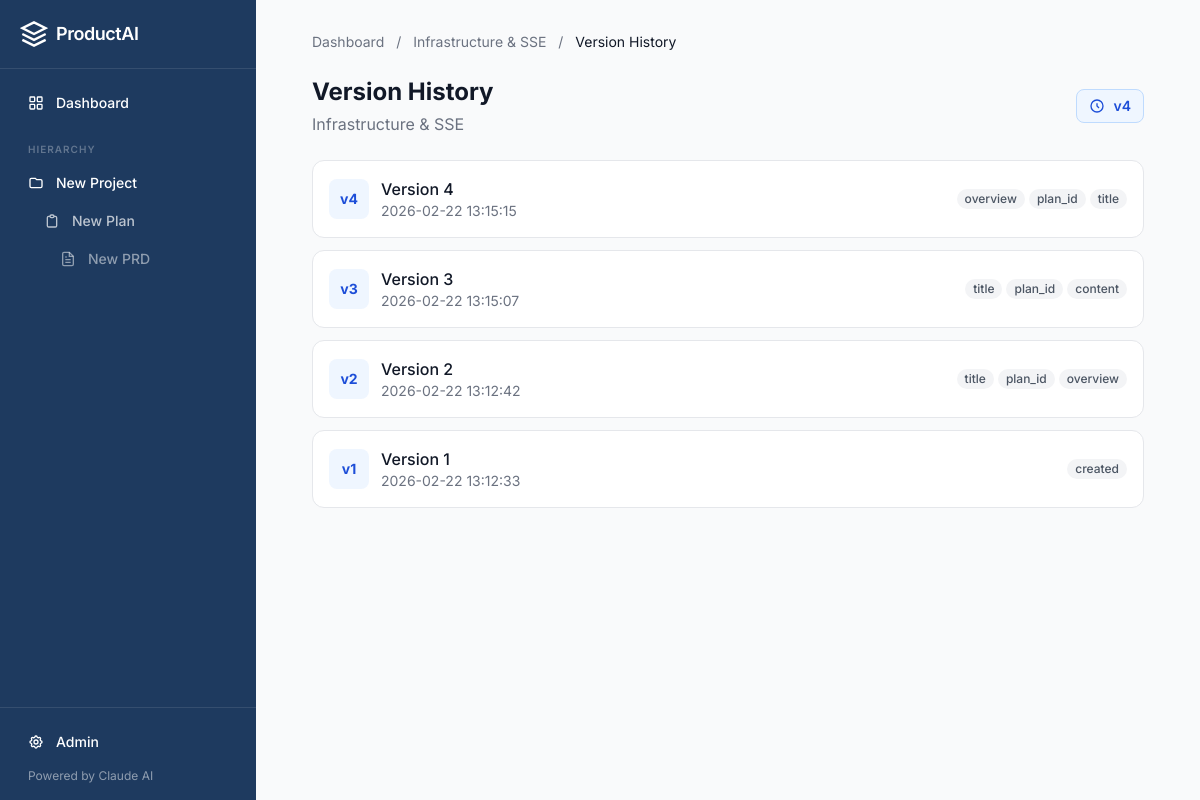
The page /prds/26/versions on the database its author committed.
### tables this page shows
CREATE TABLE prds (
    id INTEGER PRIMARY KEY AUTOINCREMENT,
    plan_id INTEGER,
    title TEXT NOT NULL,
    status TEXT DEFAULT 'draft' CHECK(status IN ('draft', 'review', 'approved', 'archived')),
    content TEXT DEFAULT '',
    overview TEXT DEFAULT '',
    problem_statement TEXT DEFAULT '',
    proposed_solution TEXT DEFAULT '',
    user_stories TEXT DEFAULT '[]',
    requirements_functional TEXT DEFAULT '[]',
    requirements_nonfunctional TEXT DEFAULT '[]',
    success_metrics TEXT DEFAULT '[]',
    timeline TEXT DEFAULT '',
    ai_conversation TEXT DEFAULT '[]',
    created_at TEXT DEFAULT (datetime('now')),
    updated_at TEXT DEFAULT (datetime('now')),
    FOREIGN KEY (plan_id) REFERENCES plans(id) ON DELETE SET NULL
);

CREATE TABLE "versions" (
    id INTEGER PRIMARY KEY AUTOINCREMENT,
    entity_type TEXT NOT NULL CHECK(entity_type IN ('plan', 'prd', 'setting', 'project')),
    entity_id INTEGER NOT NULL,
    version INTEGER NOT NULL,
    snapshot TEXT NOT NULL,
    changed_fields TEXT DEFAULT '',
    created_at TEXT DEFAULT (datetime('now'))
);

### productai/routes/pages.py (the view)
@router.get("/prds/{prd_id}/versions", response_class=HTMLResponse)
async def prd_versions_page(request: Request, prd_id: int):
    prd = await models.get_prd(prd_id)
    if not prd:
        return HTMLResponse("<h1>PRD not found</h1>", status_code=404)
    versions = await models.list_versions("prd", prd_id)
    current_version = await models.get_current_version_number("prd", prd_id)
    return templates.TemplateResponse(
        "pages/versions.html",
        {
            "request": request,
            "entity": prd,
            "entity_type": "prd",
            "versions": versions,
            "current_version": current_version,
        },
    )

### productai/templates/pages/versions.html (shortened to what this page needs)
{% extends "base.html" %}
{% block content %}
<div class="p-8 max-w-4xl mx-auto">
    <nav class="text-sm text-gray-500 mb-6">
        <a href="/" class="hover:text-brand-600">Dashboard</a>
        <span class="mx-2">/</span>
        <a href="/{{ entity_type }}s/{{ entity.id }}" class="hover:text-brand-600">{{ entity.title }}</a>
        <span class="mx-2">/</span>
        <span class="text-gray-900">Version History</span>
    </nav>
    <div class="flex items-center justify-between mb-6">
        <div>
            <h1 class="text-2xl font-bold">Version History</h1>
            <p class="text-gray-500 mt-1">{{ entity.title }}</p>
        </div>
        <span class="inline-flex items-center gap-2 px-3 py-1.5 bg-brand-50 text-brand-700 text-sm font-semibold rounded-lg border border-brand-200">
            <svg class="w-4 h-4" fill="none" stroke="currentColor" stroke-width="2" viewBox="0 0 24 24">
                <path d="M12 8v4l3 3m6-3a9 9 0 11-18 0 9 9 0 0118 0z"/>
            </svg>
            v{{ current_version }}
        </span>
    </div>
    {% if versions %}
    <div class="space-y-3">
        {% for v in versions %}
        <a href="/versions/{{ v.id }}" class="block bg-white rounded-xl border border-gray-200 p-4 hover:border-brand-300 hover:shadow-sm transition-all">
            <div class="flex items-center justify-between">
                <div class="flex items-center gap-3">
                    <span class="inline-flex items-center justify-center w-10 h-10 rounded-lg bg-brand-50 text-brand-700 font-bold text-sm">
                        v{{ v.version }}
                    </span>
                    <div>
                        <div class="font-medium text-gray-900">Version {{ v.version }}</div>
                        <div class="text-sm text-gray-500">{{ v.created_at }}</div>
                    </div>
                </div>
                {% if v.changed_fields %}
                <div class="flex flex-wrap gap-1">
                    {% for field in v.changed_fields.split(', ') %}
                    <span class="inline-flex px-2 py-0.5 text-xs font-medium rounded-full bg-gray-100 text-gray-600">{{ field }}</span>
                    {% endfor %}
                </div>
                {% endif %}
            </div>
        </a>
        {% endfor %}
    </div>
    {% else %}
    <div class="bg-white rounded-xl border border-dashed border-gray-300 p-8 text-center">
        <p class="text-gray-400 text-sm">No version history yet. Versions are created automatically when you save changes.</p>
    </div>
    {% endif %}
</div>
{% endblock %}

### productai/templates/base.html (shortened to what this page needs)
<!DOCTYPE html>
<html lang="en" class="h-full">
<head>
    <script src="https://cdn.tailwindcss.com"></script>
</head>
<body class="h-full bg-gray-50 font-sans text-gray-900">
    <div class="flex h-full">
        <nav class="w-64 bg-brand-900 text-white flex flex-col shrink-0">
            <div class="p-5 border-b border-white/10">
                <a href="/" class="flex items-center gap-2 text-lg font-semibold tracking-tight">
                    <svg class="w-7 h-7" viewBox="0 0 24 24" fill="none" stroke="currentColor" stroke-width="2">
                        <path d="M12 2L2 7l10 5 10-5-10-5zM2 17l10 5 10-5M2 12l10 5 10-5"/>
                    </svg>
                    ProductAI
                </a>
            </div>
            <div class="flex-1 p-4 space-y-0.5">
                <a href="/" class="flex items-center gap-3 px-3 py-2 rounded-lg hover:bg-white/10 transition-colors text-sm font-medium">
                    <svg class="w-4 h-4" fill="none" stroke="currentColor" stroke-width="2" viewBox="0 0 24 24">
                        <rect x="3" y="3" width="7" height="7" rx="1"/><rect x="14" y="3" width="7" height="7" rx="1"/>
                        <rect x="3" y="14" width="7" height="7" rx="1"/><rect x="14" y="14" width="7" height="7" rx="1"/>
                    </svg>
                    Dashboard
                </a>
                <div class="pt-3 pb-1 px-3">
                    <span class="text-[10px] font-semibold uppercase tracking-widest text-white/30">Hierarchy</span>
                </div>
                <a href="/projects/new" class="flex items-center gap-3 px-3 py-2 rounded-lg hover:bg-white/10 transition-colors text-sm font-medium">
                    <svg class="w-4 h-4" fill="none" stroke="currentColor" stroke-width="2" viewBox="0 0 24 24">
                        <path d="M3 7v10a2 2 0 002 2h14a2 2 0 002-2V9a2 2 0 00-2-2h-6l-2-2H5a2 2 0 00-2 2z"/>
                    </svg>
                    New Project
                </a>
                <a href="/plans/new" class="flex items-center gap-3 pl-7 pr-3 py-2 rounded-lg hover:bg-white/10 transition-colors text-sm font-medium text-white/70">
                    <svg class="w-4 h-4" fill="none" stroke="currentColor" stroke-width="2" viewBox="0 0 24 24">
                        <path d="M9 5H7a2 2 0 00-2 2v12a2 2 0 002 2h10a2 2 0 002-2V7a2 2 0 00-2-2h-2M9 5a2 2 0 002 2h2a2 2 0 002-2M9 5a2 2 0 012-2h2a2 2 0 012 2"/>
                    </svg>
                    New Plan
                </a>
                <a href="/prds/new" class="flex items-center gap-3 pl-11 pr-3 py-2 rounded-lg hover:bg-white/10 transition-colors text-sm font-medium text-white/50">
                    <svg class="w-4 h-4" fill="none" stroke="currentColor" stroke-width="2" viewBox="0 0 24 24">
                        <path d="M14 2H6a2 2 0 00-2 2v16a2 2 0 002 2h12a2 2 0 002-2V8z"/><path d="M14 2v6h6M16 13H8M16 17H8M10 9H8"/>
                    </svg>
                    New PRD
                </a>
            </div>
            <div class="p-4 border-t border-white/10 space-y-1">
                <a href="/admin" class="flex items-center gap-3 px-3 py-2 rounded-lg hover:bg-white/10 transition-colors text-sm font-medium">
                    Admin
                </a>
                <div class="text-xs text-white/50 px-3 pt-1">Powered by Claude AI</div>
            </div>
        </nav>
        <main class="flex-1 overflow-y-auto">
            {% block content %}{% endblock %}
        </main>
    </div>
</body>
</html>

### rows shown on the page
prds: title "Infrastructure & SSE"
versions: version "4", created_at "2026-02-22 13:15:15", field "overview" "plan_id" "title"
versions: version "3", created_at "2026-02-22 13:15:07", field "title" "plan_id" "content"
versions: version "2", created_at "2026-02-22 13:12:42", field "title" "plan_id" "overview"
versions: version "1", created_at "2026-02-22 13:12:33", changed_fields "created"

### other values the page prints
{{ current_version }} "4"
